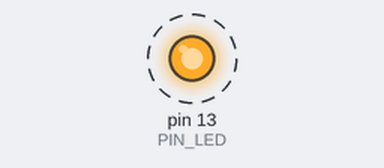
The sketch below on a simulated Arduino Uno, built with avr-gcc and run on an emulated ATmega328P. On the bench: output pins drawn as LEDs (lit = HIGH). Dashed ring = blinking.

Above: at 0.2 s.
Timing chart, 0 to 3.0 s (numbered marks = the images above):
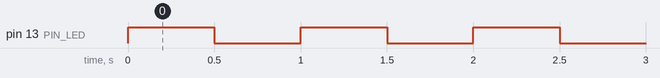

Measured:
- by itself, pin 13 (PIN_LED): alternates HIGH for 0.50 s and LOW for 0.50 s

The sketch:

sketch.ino
```cpp
// Incluimos Arduino
#include <Arduino.h>

// Definimos el pin del LED
const uint8_t PIN_LED = 13;

void setup()
{
  pinMode(PIN_LED, OUTPUT);
  digitalWrite(PIN_LED, LOW);
}

void loop()
{
  digitalWrite(PIN_LED, HIGH);
  delay(500);
  digitalWrite(PIN_LED, LOW);
  delay(500);
}
```
